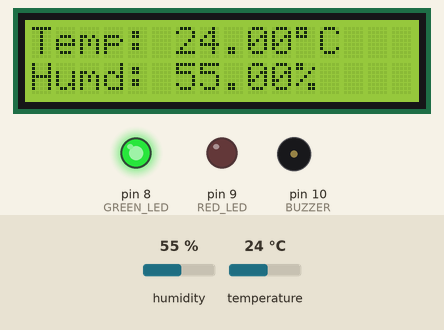
Simulated run of this sketch. Board: Arduino Uno, built with avr-gcc and run on an emulated ATmega328P. Shown: 16×2 character LCD, output pins drawn as LEDs (lit = HIGH), buzzer (waves = sounding, pin HIGH). Dashed ring = blinking. The test bench sets the inputs (shaded band); at power-on: humidity 55 %, temperature 24 °C.

Above: at 5.3 s.
5.4 s: humidity set to 69 %
At 6.6 s:
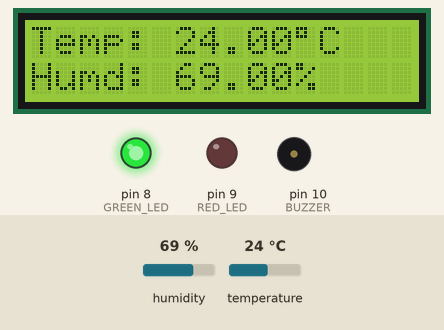
8.1 s: humidity set to 72 %
At 8.38 s:
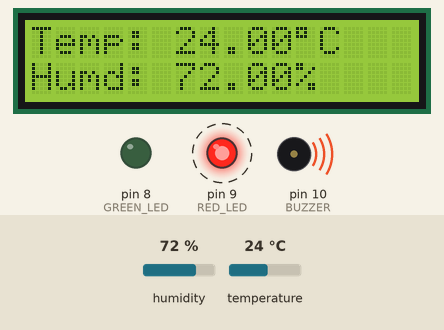
10.8 s: temperature set to 12 °C
At 12.98 s:
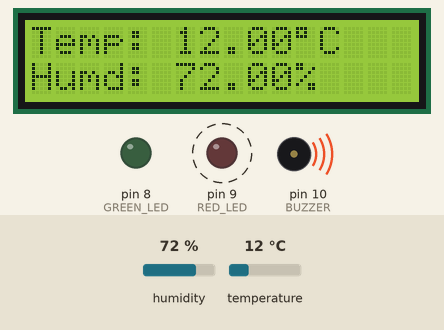
13.7 s: humidity set to 22 %
At 15.3 s:
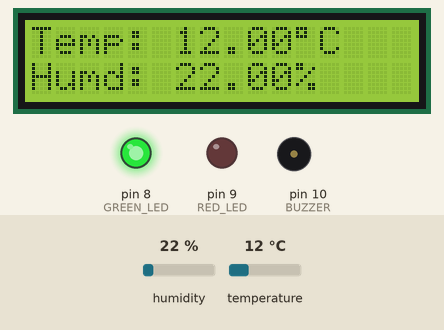
16.4 s: temperature set to 29 °C
At 19.0 s:
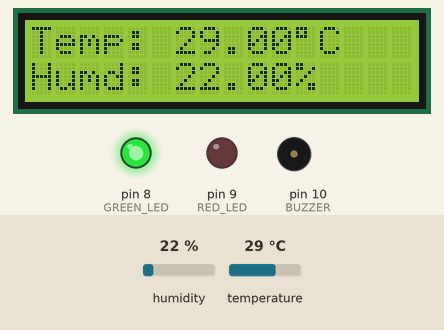
19.8 s: temperature set to 32 °C
At 20.53 s:
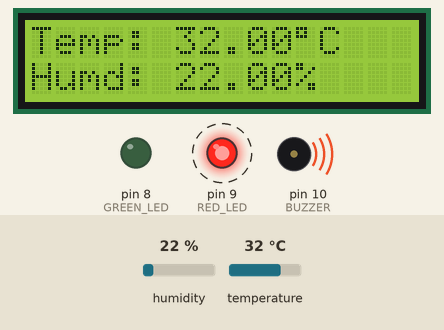
Timing chart, 0 to 23.5 s (numbered marks = the images above; inputs shaded):
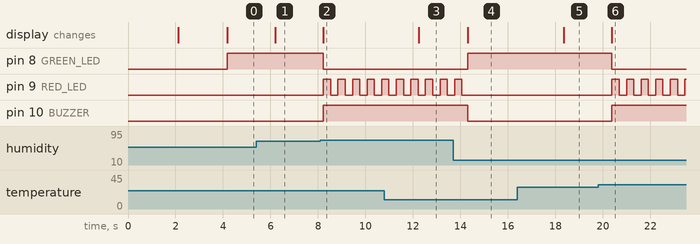

Measured:
- the behaviour switches between 70 and 71 % on humidity (found by bisection; images 1 and 2)
- the behaviour switches between 30 and 31 °C on temperature (found by bisection; images 5 and 6)
- after the input at 5.4 s, the display: changes after 0.80 s (image 1)
- after the input at 8.1 s, pin 8 (GREEN_LED): HIGH → LOW after 0.13 s; pin 9 (RED_LED): alternates HIGH for 0.31 s and LOW for 0.31 s, starting after 0.13 s; pin 10 (BUZZER): LOW → HIGH after 0.13 s; the display: changes after 0.13 s (image 2)
- after the input at 10.8 s, the display: changes after 1.5 s (image 3)
- after the input at 13.7 s, pin 8 (GREEN_LED): LOW → HIGH after 0.60 s; pin 9 (RED_LED): goes on until 14.1 s, then stays LOW; pin 10 (BUZZER): HIGH → LOW after 0.60 s; the display: changes after 0.60 s (image 4)
- after the input at 16.4 s, the display: changes after 2.0 s (image 5)
- after the input at 19.8 s, pin 8 (GREEN_LED): HIGH → LOW after 0.58 s; pin 9 (RED_LED): alternates HIGH for 0.31 s and LOW for 0.31 s, starting after 0.58 s; pin 10 (BUZZER): LOW → HIGH after 0.58 s; the display: changes after 0.58 s (image 6)

The sketch:

Temperature_sensordht11_withbuzz_2leds.ino
```cpp
#include <Wire.h>
#include <LiquidCrystal_I2C.h>
#include "DHT.h"

#define DHTPIN 2
#define DHTTYPE DHT11
DHT dht(DHTPIN, DHTTYPE);

LiquidCrystal_I2C lcd(0x27, 16, 2);

#define GREEN_LED 8
#define RED_LED 9
#define BUZZER 10

float tempThreshold = 30.0;
float humThreshold = 70.0;

unsigned long previousMillis = 0;
const long blinkInterval = 300;
bool redLedState = LOW;

void setup() {
  pinMode(GREEN_LED, OUTPUT);
  pinMode(RED_LED, OUTPUT);
  pinMode(BUZZER, OUTPUT);

  lcd.init();
  lcd.backlight();
  dht.begin();

  lcd.setCursor(0, 0);
  lcd.print("Temp & Humidity");
  lcd.setCursor(0, 1);
  lcd.print("Monitor System");
  delay(2000);
  lcd.clear();

  lcd.setCursor(0, 0);
  lcd.print("DONE BY >");
  lcd.setCursor(0, 1);
  lcd.print("SHARVESH - ACT ");
  delay(2000);
  lcd.clear();
}

void loop()
{
  float t = dht.readTemperature();
  float h = dht.readHumidity();


  if (isnan(t) || isnan(h))
  {
    lcd.setCursor(0, 0);
    lcd.print("Sensor Error!   ");
    lcd.setCursor(0, 1);
    lcd.print("Retrying...    ");
    delay(1000);
    return;
  }

  lcd.setCursor(0, 0);
  lcd.print("Temp: ");
  lcd.print(t);
  lcd.print((char)223); // char223 - rep degree sym.
  lcd.print("C   ");

  lcd.setCursor(0, 1);
  lcd.print("Humd: ");
  lcd.print(h);
  lcd.print("%   ");

  unsigned long currentMillis = millis();


  if (t > tempThreshold || h > humThreshold)
  {
    digitalWrite(GREEN_LED, LOW);
    digitalWrite(BUZZER, HIGH);


    if (currentMillis - previousMillis >= blinkInterval)
    {
      previousMillis = currentMillis;
      redLedState = !redLedState;
      digitalWrite(RED_LED, redLedState);
    }

  } else
  {

    digitalWrite(GREEN_LED, HIGH);
    digitalWrite(RED_LED, LOW);
    digitalWrite(BUZZER, LOW);
  }
}
```
